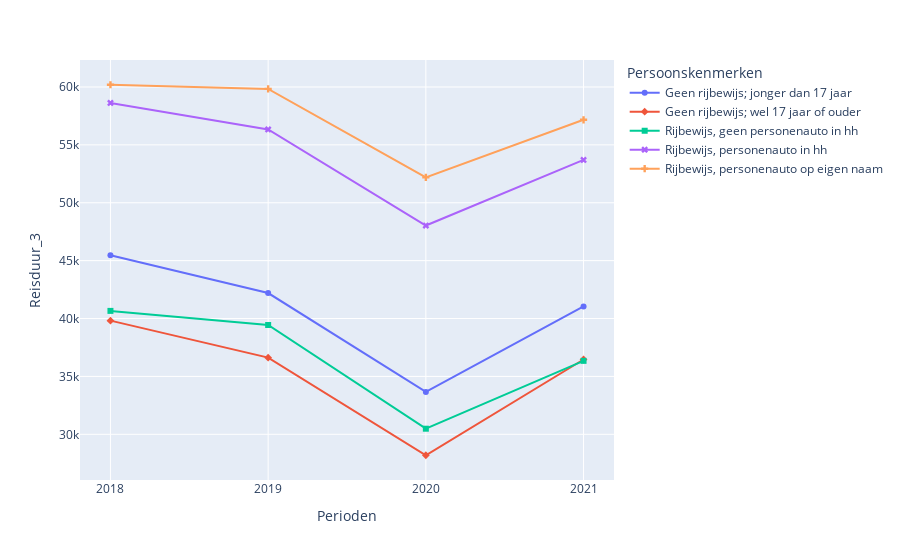

Notebook code for this chart:
### Code cell
fig = px.line(data_auto_perioden, x='Perioden', y='Reisduur_3', color='Persoonskenmerken', symbol="Persoonskenmerken")
fig.show()

### Figure 1 — Plotly figure (JSON) as saved in the notebook; plotly's stock layout.template omitted (floating-point values rounded to 4 significant figures)
{"data": [{"hovertemplate": "Persoonskenmerken=Geen rijbewijs; jonger dan 17 jaar<br>Perioden=%{x}<br>Reisduur_3=%{y}<extra></extra>", "legendgroup": "Geen rijbewijs; jonger dan 17 jaar", "line": {"color": "#636efa", "dash": "solid"}, "marker": {"symbol": "circle"}, "mode": "markers+lines", "name": "Geen rijbewijs; jonger dan 17 jaar", "orientation": "v", "showlegend": true, "type": "scatter", "x": ["2018", "2019", "2020", "2021"], "xaxis": "x", "y": [45470.0, 42200.0, 33660.0, 41050.0], "yaxis": "y"}, {"hovertemplate": "Persoonskenmerken=Geen rijbewijs; wel 17 jaar of ouder<br>Perioden=%{x}<br>Reisduur_3=%{y}<extra></extra>", "legendgroup": "Geen rijbewijs; wel 17 jaar of ouder", "line": {"color": "#EF553B", "dash": "solid"}, "marker": {"symbol": "diamond"}, "mode": "markers+lines", "name": "Geen rijbewijs; wel 17 jaar of ouder", "orientation": "v", "showlegend": true, "type": "scatter", "x": ["2018", "2019", "2020", "2021"], "xaxis": "x", "y": [39820.0, 36620.0, 28191, 36460.0], "yaxis": "y"}, {"hovertemplate": "Persoonskenmerken=Rijbewijs, geen personenauto in hh<br>Perioden=%{x}<br>Reisduur_3=%{y}<extra></extra>", "legendgroup": "Rijbewijs, geen personenauto in hh", "line": {"color": "#00cc96", "dash": "solid"}, "marker": {"symbol": "square"}, "mode": "markers+lines", "name": "Rijbewijs, geen personenauto in hh", "orientation": "v", "showlegend": true, "type": "scatter", "x": ["2018", "2019", "2020", "2021"], "xaxis": "x", "y": [40660.0, 39440.0, 30480.0, 36340.0], "yaxis": "y"}, {"hovertemplate": "Persoonskenmerken=Rijbewijs, personenauto in hh<br>Perioden=%{x}<br>Reisduur_3=%{y}<extra></extra>", "legendgroup": "Rijbewijs, personenauto in hh", "line": {"color": "#ab63fa", "dash": "solid"}, "marker": {"symbol": "x"}, "mode": "markers+lines", "name": "Rijbewijs, personenauto in hh", "orientation": "v", "showlegend": true, "type": "scatter", "x": ["2018", "2019", "2020", "2021"], "xaxis": "x", "y": [58620.0, 56330.0, 48030.0, 53700.0], "yaxis": "y"}, {"hovertemplate": "Persoonskenmerken=Rijbewijs, personenauto op eigen naam<br>Perioden=%{x}<br>Reisduur_3=%{y}<extra></extra>", "legendgroup": "Rijbewijs, personenauto op eigen naam", "line": {"color": "#FFA15A", "dash": "solid"}, "marker": {"symbol": "cross"}, "mode": "markers+lines", "name": "Rijbewijs, personenauto op eigen naam", "orientation": "v", "showlegend": true, "type": "scatter", "x": ["2018", "2019", "2020", "2021"], "xaxis": "x", "y": [60190.0, 59840.0, 52190.0, 57170.0], "yaxis": "y"}], "layout": {"legend": {"title": {"text": "Persoonskenmerken"}, "tracegroupgap": 0}, "margin": {"t": 60}, "xaxis": {"anchor": "y", "domain": [0, 1], "title": {"text": "Perioden"}}, "yaxis": {"anchor": "x", "domain": [0, 1], "title": {"text": "Reisduur_3"}}}}
